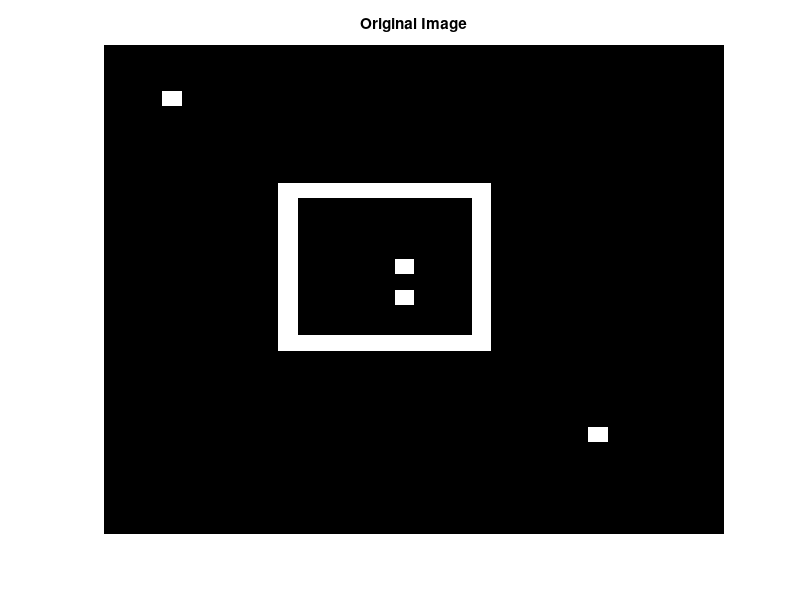

MATLAB code for this plot: (Note: this script raises an error after producing the figure.)
% Scene 1, a 32*32 simulated scene
I=zeros(32,32);
I(10:20,10)=1;
I(10:20,20)=1;
I(10,10:20)=1;
I(20,10:20)=1;
I(4,4)=1;
I(26,26)=1;
I(15,16)=1;
I(17,16)=1;  

% % Scene 2, a 64*64 crop from a real TerraSAR-X image
% I=imread('test_image.png');
% I=double(I);
% I=I/max(I(:));
% I=I(1:64,101:164);%test_image

% % Scene 3, a 64*64 crop from a real Sentinel-1 image
% I=imread('imcrop2.png');
% I=double(I);
% I=I/max(I(:));
% I=I(1:64,1:64);%imcrop2

% % Scene 4, a 128*128 crop from a simulation of sea surface
% load('B1s.mat');
% I=s(1:128,1:128);
% I=I/max(I(:));

% % Scene 5, a 128*128 crop from a simulation of sea surface (with ship wakes)
% load('gr_wake.mat');
% I=gr_wake(21:148,654:781);
% I=I/max(I(:));

% plot the original scene
figure
imagesc(abs(I));
colormap('gray')
title('Original Image')
axis off

imwrite(abs(I),'o.png');

% set parameters
a=32; %image of size axa, change needed for different scenes
M=32; %number of cross-ranges, change needed for different scenes
N=32; % number of ranges, change needed for different scenes 

% parameter settings for WAMA, Scene 1; tuning needed for other scenes
lambda=0.5;  % for magnitude Cauchy; tuning needed for other regularizers
gamma=5e-6;
% betalp=1e-12;
% betatv=5e-9;
% deltaG=0.04;
% deltaW=0.003;

% parameter settings for CFBA, Scene 1; tuning needed for other scenes
lambdaFB=1;
miuFB=2e-4;
gammaFB=7.1e-3;

% generate the observation matrix
T=form_SAR_projmtx(1,a,0);    
D=Sar_FT_matrix(M,N);
C=D*T;

% % load a saved result of the observation matrix C 
% % the "C" for a 64*64 scene or a 128*128 scene is too large to be uploaded to Github
% load('C_32.mat');

% generate the simulated corrupted phase history and the result of polar format algorithm
PH_err=SAR_phase_history(I,C,M,N);

% % load a saved result of "SAR_phase_history(I,C,M,N)" to fix the added phase errors and noise 
% % for Scene 2, use "load('cph_t.mat');"; for Scene 3, use "load('cph_i.mat');" 
% % for scene 4, use "load('cph_B1s.mat');"; for Scene 5, use "load('cph_grw.mat');"
% load('cph_sim.mat'); 

% WAMA & CFBA
% IM=WAMA(C,PH_err,a,M,N,lambda,beta,delta,gamma); % WAMA
IM=CFBA(C,PH_err,a,M,N,lambdaFB,miuFB,gammaFB); %CFBA
X=abs(IM);
dif=I-X;
MSE=norm(dif,2).^2/(a*a);
E=entropy(X);
